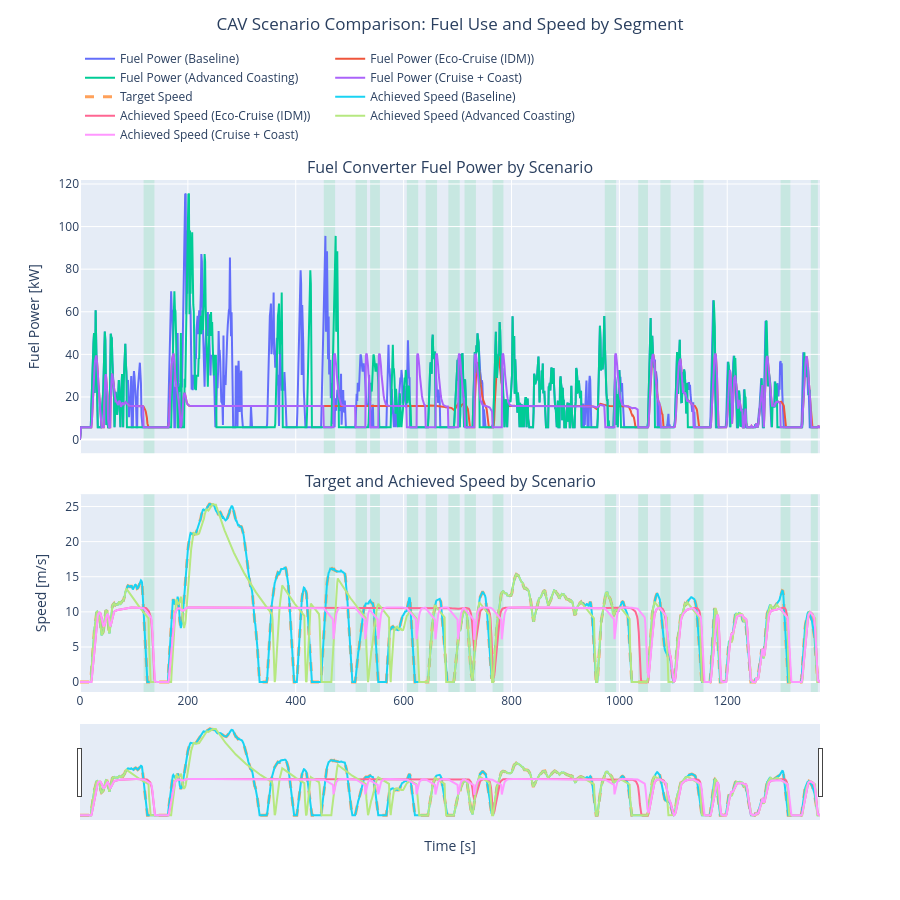

This figure's notebook cell:
### Markdown cell above
## Segment-Level Comparison

The figure below combines fuel power and speed traces in one shared-time layout so you can inspect where each strategy diverges.

How to read it:

- Top panel: fuel power for all four scenarios.
- Bottom panel: target speed and achieved speeds.
- Green shaded windows: segments where the combined Cruise + Coast maneuver reports coasting active.

Use the range slider to zoom into any event and compare strategy behavior at that segment.

### Code cell
fig = make_subplots(
    rows=2,
    cols=1,
    shared_xaxes=True,
    vertical_spacing=0.08,
    row_heights=[0.58, 0.42],
    subplot_titles=(
        "Fuel Converter Fuel Power by Scenario",
        "Target and Achieved Speed by Scenario",
    ),
)

for name, r in results.items():
    df_s = r["df"]
    fig.add_trace(
        go.Scatter(
            x=df_s["cyc.time_seconds"],
            y=df_s["veh.pt_type.Conv.fc.history.pwr_fuel_watts"] / 1e3,
            name=f"Fuel Power ({name})",
        ),
        row=1,
        col=1,
    )

baseline_df = results["Baseline"]["df"]
fig.add_trace(
    go.Scatter(
        x=baseline_df["cyc.time_seconds"],
        y=baseline_df["cyc.speed_meters_per_second"],
        name="Target Speed",
        line={"dash": "dash", "width": 3},
    ),
    row=2,
    col=1,
)

for name, r in results.items():
    df_s = r["df"]
    fig.add_trace(
        go.Scatter(
            x=df_s["cyc.time_seconds"],
            y=df_s["veh.history.speed_ach_meters_per_second"],
            name=f"Achieved Speed ({name})",
        ),
        row=2,
        col=1,
    )

combined = results["Cruise + Coast"]
if combined["maneuver"] is not None:
    coast_raw = np.array(combined["maneuver"].is_coasting(), dtype=float)
    df_combined = combined["df"]
    t_combined = np.array(df_combined["cyc.time_seconds"], dtype=float)
    d_combined = np.array(df_combined["cyc.dist_meters"], dtype=float)

    cyc_combined = combined["cycle"].to_pydict()
    d_maneuver = np.array(cyc_combined["dist_meters"], dtype=float)

    n = min(len(d_maneuver), len(coast_raw))
    if n > 1:
        coast_interp = np.interp(d_combined, d_maneuver[:n], coast_raw[:n])
        coast_mask = pd.Series(coast_interp >= 0.5)
        starts = coast_mask & ~coast_mask.shift(1, fill_value=False)
        ends = coast_mask & ~coast_mask.shift(-1, fill_value=False)

        for x0, x1 in zip(t_combined[starts.values], t_combined[ends.values]):
            fig.add_vrect(
                x0=x0,
                x1=x1,
                fillcolor="rgba(46, 204, 113, 0.16)",
                line_width=0,
                layer="below",
                row="all",
                col=1,
            )

fig.update_layout(
    height=900,
    title={"text": "CAV Scenario Comparison: Fuel Use and Speed by Segment", "x": 0.5, "xanchor": "center", "y": 0.98, "yanchor": "top"},
    legend={"orientation": "h", "yanchor": "bottom", "y": 1.06, "xanchor": "left", "x": 0.0},
    margin={"t": 180},
    hovermode="x unified",
)
fig.update_yaxes(title_text="Fuel Power [kW]", row=1, col=1)
fig.update_yaxes(title_text="Speed [m/s]", row=2, col=1)
fig.update_xaxes(title_text="Time [s]", row=2, col=1, rangeslider_visible=True)

fig.show()

### Figure 1 — Plotly figure (JSON) as saved in the notebook; plotly's stock layout.template omitted (floating-point values rounded to 4 significant figures; data arrays with more than 128 entries replaced by an {"elided": "..."} marker saying what was removed)
{"data": [{"name": "Fuel Power (Baseline)", "type": "scatter", "x": {"elided": "1370 float values"}, "xaxis": "x", "y": {"elided": "1370 float values"}, "yaxis": "y"}, {"name": "Fuel Power (Eco-Cruise (IDM))", "type": "scatter", "x": {"elided": "1373 float values"}, "xaxis": "x", "y": {"elided": "1373 float values"}, "yaxis": "y"}, {"name": "Fuel Power (Advanced Coasting)", "type": "scatter", "x": {"elided": "1370 float values"}, "xaxis": "x", "y": {"elided": "1370 float values"}, "yaxis": "y"}, {"name": "Fuel Power (Cruise + Coast)", "type": "scatter", "x": {"elided": "1373 float values"}, "xaxis": "x", "y": {"elided": "1373 float values"}, "yaxis": "y"}, {"line": {"dash": "dash", "width": 3}, "name": "Target Speed", "type": "scatter", "x": {"elided": "1370 float values"}, "xaxis": "x2", "y": {"elided": "1370 float values"}, "yaxis": "y2"}, {"name": "Achieved Speed (Baseline)", "type": "scatter", "x": {"elided": "1370 float values"}, "xaxis": "x2", "y": {"elided": "1370 float values"}, "yaxis": "y2"}, {"name": "Achieved Speed (Eco-Cruise (IDM))", "type": "scatter", "x": {"elided": "1373 float values"}, "xaxis": "x2", "y": {"elided": "1373 float values"}, "yaxis": "y2"}, {"name": "Achieved Speed (Advanced Coasting)", "type": "scatter", "x": {"elided": "1370 float values"}, "xaxis": "x2", "y": {"elided": "1370 float values"}, "yaxis": "y2"}, {"name": "Achieved Speed (Cruise + Coast)", "type": "scatter", "x": {"elided": "1373 float values"}, "xaxis": "x2", "y": {"elided": "1373 float values"}, "yaxis": "y2"}], "layout": {"annotations": [{"font": {"size": 16}, "showarrow": false, "text": "Fuel Converter Fuel Power by Scenario", "x": 0.5, "xanchor": "center", "xref": "paper", "y": 1, "yanchor": "bottom", "yref": "paper"}, {"font": {"size": 16}, "showarrow": false, "text": "Target and Achieved Speed by Scenario", "x": 0.5, "xanchor": "center", "xref": "paper", "y": 0.3864, "yanchor": "bottom", "yref": "paper"}], "height": 900, "hovermode": "x unified", "legend": {"orientation": "h", "x": 0, "xanchor": "left", "y": 1.06, "yanchor": "bottom"}, "margin": {"t": 180}, "shapes": [{"fillcolor": "rgba(46, 204, 113, 0.16)", "layer": "below", "line": {"width": 0}, "type": "rect", "x0": 118, "x1": 138, "xref": "x", "y0": 0, "y1": 1, "yref": "y domain"}, {"fillcolor": "rgba(46, 204, 113, 0.16)", "layer": "below", "line": {"width": 0}, "type": "rect", "x0": 118, "x1": 138, "xref": "x2", "y0": 0, "y1": 1, "yref": "y2 domain"}, {"fillcolor": "rgba(46, 204, 113, 0.16)", "layer": "below", "line": {"width": 0}, "type": "rect", "x0": 452, "x1": 473, "xref": "x", "y0": 0, "y1": 1, "yref": "y domain"}, {"fillcolor": "rgba(46, 204, 113, 0.16)", "layer": "below", "line": {"width": 0}, "type": "rect", "x0": 452, "x1": 473, "xref": "x2", "y0": 0, "y1": 1, "yref": "y2 domain"}, {"fillcolor": "rgba(46, 204, 113, 0.16)", "layer": "below", "line": {"width": 0}, "type": "rect", "x0": 511, "x1": 532, "xref": "x", "y0": 0, "y1": 1, "yref": "y domain"}, {"fillcolor": "rgba(46, 204, 113, 0.16)", "layer": "below", "line": {"width": 0}, "type": "rect", "x0": 511, "x1": 532, "xref": "x2", "y0": 0, "y1": 1, "yref": "y2 domain"}, {"fillcolor": "rgba(46, 204, 113, 0.16)", "layer": "below", "line": {"width": 0}, "type": "rect", "x0": 538, "x1": 556, "xref": "x", "y0": 0, "y1": 1, "yref": "y domain"}, {"fillcolor": "rgba(46, 204, 113, 0.16)", "layer": "below", "line": {"width": 0}, "type": "rect", "x0": 538, "x1": 556, "xref": "x2", "y0": 0, "y1": 1, "yref": "y2 domain"}, {"fillcolor": "rgba(46, 204, 113, 0.16)", "layer": "below", "line": {"width": 0}, "type": "rect", "x0": 606, "x1": 627, "xref": "x", "y0": 0, "y1": 1, "yref": "y domain"}, {"fillcolor": "rgba(46, 204, 113, 0.16)", "layer": "below", "line": {"width": 0}, "type": "rect", "x0": 606, "x1": 627, "xref": "x2", "y0": 0, "y1": 1, "yref": "y2 domain"}, {"fillcolor": "rgba(46, 204, 113, 0.16)", "layer": "below", "line": {"width": 0}, "type": "rect", "x0": 641, "x1": 662, "xref": "x", "y0": 0, "y1": 1, "yref": "y domain"}, {"fillcolor": "rgba(46, 204, 113, 0.16)", "layer": "below", "line": {"width": 0}, "type": "rect", "x0": 641, "x1": 662, "xref": "x2", "y0": 0, "y1": 1, "yref": "y2 domain"}, {"fillcolor": "rgba(46, 204, 113, 0.16)", "layer": "below", "line": {"width": 0}, "type": "rect", "x0": 683, "x1": 704, "xref": "x", "y0": 0, "y1": 1, "yref": "y domain"}, {"fillcolor": "rgba(46, 204, 113, 0.16)", "layer": "below", "line": {"width": 0}, "type": "rect", "x0": 683, "x1": 704, "xref": "x2", "y0": 0, "y1": 1, "yref": "y2 domain"}, {"fillcolor": "rgba(46, 204, 113, 0.16)", "layer": "below", "line": {"width": 0}, "type": "rect", "x0": 713, "x1": 734, "xref": "x", "y0": 0, "y1": 1, "yref": "y domain"}, {"fillcolor": "rgba(46, 204, 113, 0.16)", "layer": "below", "line": {"width": 0}, "type": "rect", "x0": 713, "x1": 734, "xref": "x2", "y0": 0, "y1": 1, "yref": "y2 domain"}, {"fillcolor": "rgba(46, 204, 113, 0.16)", "layer": "below", "line": {"width": 0}, "type": "rect", "x0": 765, "x1": 785, "xref": "x", "y0": 0, "y1": 1, "yref": "y domain"}, {"fillcolor": "rgba(46, 204, 113, 0.16)", "layer": "below", "line": {"width": 0}, "type": "rect", "x0": 765, "x1": 785, "xref": "x2", "y0": 0, "y1": 1, "yref": "y2 domain"}, {"fillcolor": "rgba(46, 204, 113, 0.16)", "layer": "below", "line": {"width": 0}, "type": "rect", "x0": 973, "x1": 994, "xref": "x", "y0": 0, "y1": 1, "yref": "y domain"}, {"fillcolor": "rgba(46, 204, 113, 0.16)", "layer": "below", "line": {"width": 0}, "type": "rect", "x0": 973, "x1": 994, "xref": "x2", "y0": 0, "y1": 1, "yref": "y2 domain"}, {"fillcolor": "rgba(46, 204, 113, 0.16)", "layer": "below", "line": {"width": 0}, "type": "rect", "x0": 1035, "x1": 1053, "xref": "x", "y0": 0, "y1": 1, "yref": "y domain"}, {"fillcolor": "rgba(46, 204, 113, 0.16)", "layer": "below", "line": {"width": 0}, "type": "rect", "x0": 1035, "x1": 1053, "xref": "x2", "y0": 0, "y1": 1, "yref": "y2 domain"}, {"fillcolor": "rgba(46, 204, 113, 0.16)", "layer": "below", "line": {"width": 0}, "type": "rect", "x0": 1076, "x1": 1095, "xref": "x", "y0": 0, "y1": 1, "yref": "y domain"}, {"fillcolor": "rgba(46, 204, 113, 0.16)", "layer": "below", "line": {"width": 0}, "type": "rect", "x0": 1076, "x1": 1095, "xref": "x2", "y0": 0, "y1": 1, "yref": "y2 domain"}, {"fillcolor": "rgba(46, 204, 113, 0.16)", "layer": "below", "line": {"width": 0}, "type": "rect", "x0": 1138, "x1": 1156, "xref": "x", "y0": 0, "y1": 1, "yref": "y domain"}, {"fillcolor": "rgba(46, 204, 113, 0.16)", "layer": "below", "line": {"width": 0}, "type": "rect", "x0": 1138, "x1": 1156, "xref": "x2", "y0": 0, "y1": 1, "yref": "y2 domain"}, {"fillcolor": "rgba(46, 204, 113, 0.16)", "layer": "below", "line": {"width": 0}, "type": "rect", "x0": 1299, "x1": 1317, "xref": "x", "y0": 0, "y1": 1, "yref": "y domain"}, {"fillcolor": "rgba(46, 204, 113, 0.16)", "layer": "below", "line": {"width": 0}, "type": "rect", "x0": 1299, "x1": 1317, "xref": "x2", "y0": 0, "y1": 1, "yref": "y2 domain"}, {"fillcolor": "rgba(46, 204, 113, 0.16)", "layer": "below", "line": {"width": 0}, "type": "rect", "x0": 1355, "x1": 1368, "xref": "x", "y0": 0, "y1": 1, "yref": "y domain"}, {"fillcolor": "rgba(46, 204, 113, 0.16)", "layer": "below", "line": {"width": 0}, "type": "rect", "x0": 1355, "x1": 1368, "xref": "x2", "y0": 0, "y1": 1, "yref": "y2 domain"}], "title": {"text": "CAV Scenario Comparison: Fuel Use and Speed by Segment", "x": 0.5, "xanchor": "center", "y": 0.98, "yanchor": "top"}, "xaxis": {"anchor": "y", "domain": [0, 1], "matches": "x2", "showticklabels": false}, "xaxis2": {"anchor": "y2", "domain": [0, 1], "rangeslider": {"visible": true}, "title": {"text": "Time [s]"}}, "yaxis": {"anchor": "x", "domain": [0.4664, 1], "title": {"text": "Fuel Power [kW]"}}, "yaxis2": {"anchor": "x2", "domain": [0, 0.3864], "title": {"text": "Speed [m/s]"}}}}
